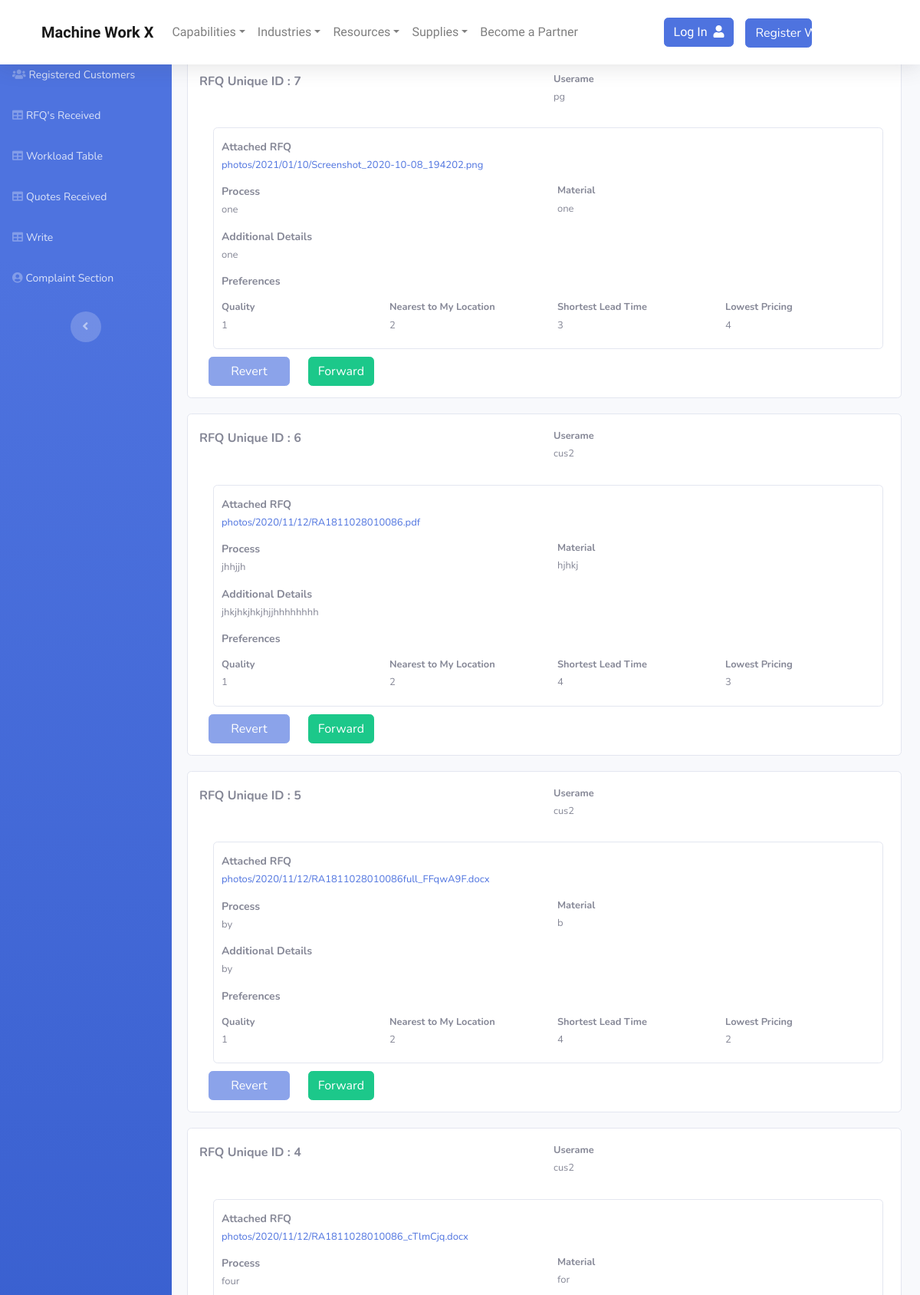
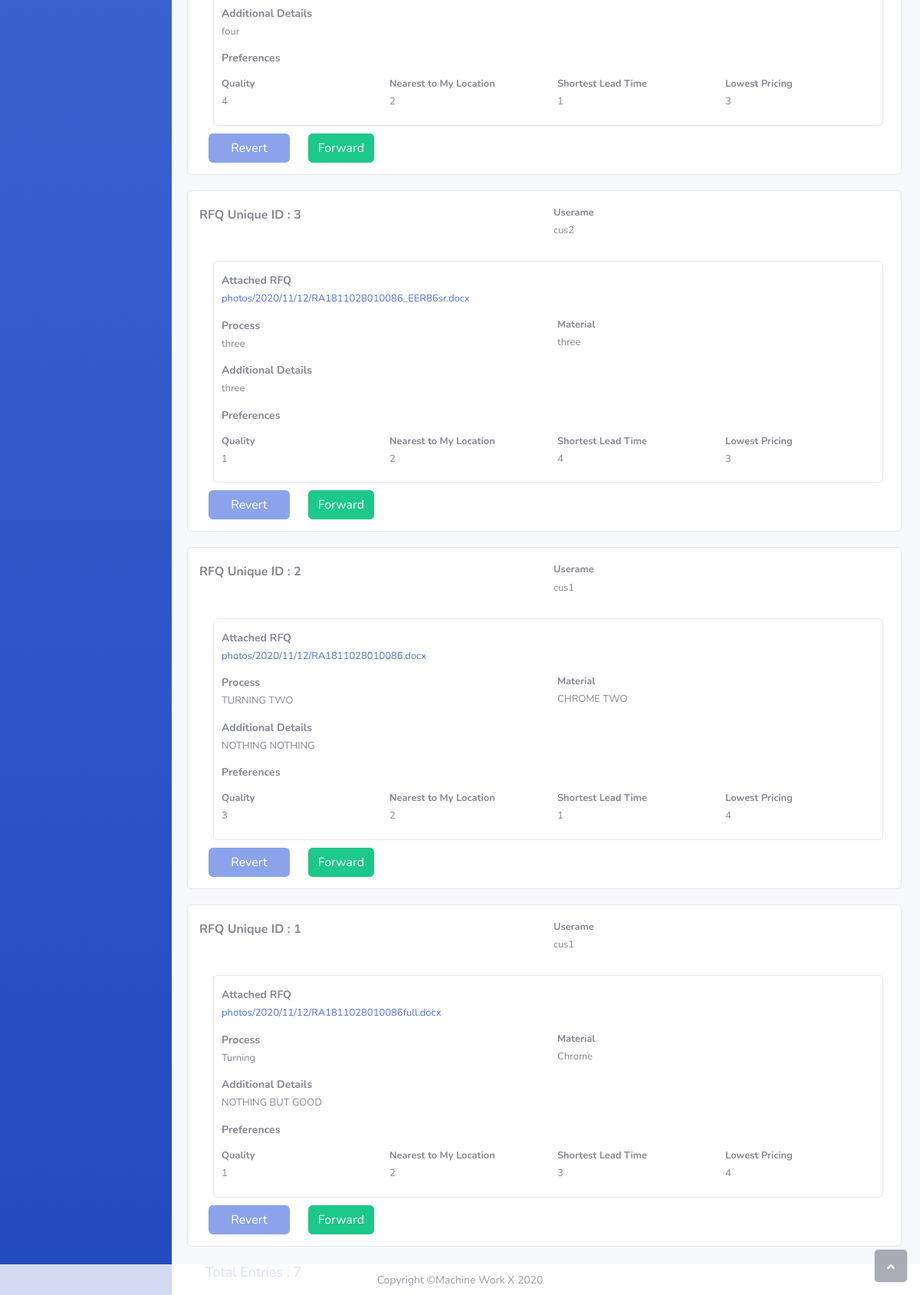
The app's page /rfq/rfqshow with its own data (2 pictures, top to bottom).
### rfq/models.py (models this page shows, shortened)
class Rfq(models.Model):
    file = models.FileField(upload_to='photos/%Y/%m/%d',null=True,blank=True)
    process = models.TextField(blank=True,null=True)
    material = models.TextField(blank=True,null=True)
    adddetails = models.TextField(blank=True,null=True)
    quality = models.IntegerField(blank=True,null=True)
    nearestloc = models.IntegerField(blank=True,null=True)
    leadtime = models.IntegerField(blank=True,null=True)
    pricing = models.IntegerField(blank=True,null=True)
    user_id = models.ForeignKey(User,on_delete=models.CASCADE,null=True)
    list_date = models.DateTimeField(default=timezone.now,blank=True)
    is_done = models.BooleanField(default=True)
    unique_id = models.IntegerField(null=True,blank=True)

### rfq/views.py (the view)
# urls.py: path('rfqshow',views.rfqshow,name='rfqshow'),
def rfqshow(request):
    rfqlist = Rfq.objects.filter(is_done=True).order_by('-list_date')
    paginator = Paginator(rfqlist,10)
    page = request.GET.get('page')
    paged_listings = paginator.get_page(page)
    list = AllManufacturer.objects.order_by('-list_date')
    if 'keywords' in request.GET:
        keywords = request.GET['keywords']
        if keywords:
            list = list.filter(company_name__icontains=keywords)
    if 'code' in request.GET:
        code = request.GET['code']
        if code:
            list = list.filter(code__iexact=code)
    if 'checkvalue' in request.GET:
        checkvalue = request.GET['checkvalue']
        if checkvalue:
            list = list.filter(checkvalue__icontains=checkvalue)
    if 'resources' in request.GET:
        resources = request.GET['resources']
        if resources:
            list = list.filter(resources__icontains=resources)
    if 'status' in request.GET:
        status = request.GET['status']
        if status:
            list = list.filter(status__icontains=status)
    count= Rfq.objects.count()
    context = {
        'rfqdetails' : paged_listings,
        'list':list,
        'count' : count,
        'resources_choices':resources_choices,
        'status_choices':status_choices,
        'checkvalue_choices':checkvalue_choices,
    }
    return render(request,'adminpages/rfqshow.html',context)

### templates/adminpages/rfqshow.html (shortened to what this page needs)
{% extends 'adminbase.html' %}
{% load static %}
{% block content %}
<div class='mt-3' id="content">
            <div class="container-fluid" style="padding-left: 20px;">
                <h3 class="text-dark mb-4"><strong>RFQ's Received</strong></h3>
                {% if rfqdetails %}
                  {% for rfqdet in rfqdetails %}
                <div class="card" style="margin: 20px;font-family: Nunito, sans-serif;margin-left: 0px;margin-right: 0px;">
                    <div class="card-body" style="padding: 15px;">
                        <div class="row">
                            <div class="col"><div class="form-text text-muted"><strong>RFQ Unique ID : {{ rfqdet.unique_id }}</strong></div>
                            </div>
                            <div class="col"><small class="form-text text-muted"><strong>Userame</strong></small><small class="form-text text-muted">{{ rfqdet.user_id }}</small></div>
                        </div>
                        <div class="row" style="margin-top: 10px;margin-bottom: 10px;">
                            <div class="col" style="padding-right: 0px;padding-left: 10px;margin-bottom: -10px;">
                                        <div class="card" style="margin: 20px;padding: 0px;margin-bottom: 10px;">
                                            <div class="card-body" style="padding: 10px;">
                                                <div class="row" style="margin-bottom: 10px;">
                                                    <div class="col"><small class="form-text text-muted" style="font-size: 14px;"><strong>Attached RFQ</strong></small><small class="form-text text-muted" style="font-size: 13px;"><a href="{{ rfqdet.file.url }}" download>{{ rfqdet.file }}</a></small></div>
                                                </div>
                                                <div class="row" style="margin-bottom: 10px;">
                                                    <div class="col"><small class="form-text text-muted" style="font-size: 14px;"><strong>Process</strong></small><small class="form-text text-muted" style="font-size: 13px;"> {{ rfqdet.process }}</small></div>
                                                    <div
                                                        class="col"><small class="form-text text-muted" style="font-size: 14;"><strong>Material</strong></small><small class="form-text text-muted" style="font-size: 13px;"> {{ rfqdet.material }}</small></div>
                                            </div>
                                            <div class="row" style="margin-bottom: 10px;">
                                                <div class="col"><small class="form-text text-muted" style="font-size: 14px;"><strong>Additional Details</strong></small><small class="form-text text-justify text-muted" style="font-size: 13px;">{{ rfqdet.adddetails }}<br></small></div>
                                            </div>
                                            <div class="row" style="margin-bottom: 10px;">
                                                <div class="col"><small class="form-text text-muted" style="font-size: 14px;"><strong>Preferences</strong><br></small></div>
                                            </div>
                                            <div class="row" style="margin-bottom: 10px;">
                                                <div class="col"><small class="form-text text-muted" style="font-size: 14;"><strong>Quality</strong></small><small class="form-text text-muted" style="font-size: 13px;">{{ rfqdet.quality}}</small></div>
                                                <div class="col"><small class="form-text text-muted" style="font-size: 14;"><strong>Nearest to My Location</strong></small><small class="form-text text-muted" style="font-size: 13px;">{{ rfqdet.nearestloc}}</small></div>
                                                <div
                                                    class="col"><small class="form-text text-muted" style="font-size: 14;"><strong>Shortest Lead Time</strong></small><small class="form-text text-muted" style="font-size: 13px;">{{ rfqdet.leadtime}}</small></div>
                                            <div
                                                class="col"><small class="form-text text-muted" style="font-size: 14;"><strong>Lowest Pricing</strong></small><small class="form-text text-muted" style="font-size: 13px;">{{ rfqdet.pricing}}</small></div>
                                    </div>
                                </div>
                            </div>
                </div>
            </div>
            <div class="row" style="width: 240px;margin-right: 0px;margin-left: 0px;">
                    <div class="col"><button class="btn btn-block btn-primary" type="button" disabled>Revert</button></div>
                    <form method="POST"  >
                      <div class="col">
                          <a class="btn btn-block btn-success" href="{% url 'sendinglistmanufacturer'  rfqdet.unique_id %}">Forward</a>
                      </div>
                    </form>
            </div>
          </div>
          </div>
          {% endfor %}
          {% else %}
          <p class="pl-4 pt-4"><strong>No RFQs recieved yet !</strong></p>
          {% endif %}
    </div>
    <div class="row ml-4">
      <div class="col-md-6 align-self-center">
          <p id="dataTable_info" class="dataTables_info text-primary ml-2" style='font-size:18px;' role="status" aria-live="polite">Total Entries : {{ count }}</p>
      </div>
    </div>
    </div>
{% endblock %}

### mysite/static/css/admin_dashboard.css (style rules this page uses)
button, input { width: 50%; }

### records on screen
Rfq: unique_id "7", user_id "pg", file "photos/2021/01/10/Screenshot_2020-10-08_194202.png", process "one", material "one", adddetails "one", quality "1", nearestloc "2", leadtime "3", pricing "4"
Rfq: unique_id "6", user_id "cus2", file "photos/2020/11/12/RA1811028010086.pdf", process "jhhjjh", material "hjhkj", adddetails "jhkjhkjhkjhjjhhhhhhhh", quality "1", nearestloc "2", leadtime "4", pricing "3"
Rfq: unique_id "5", user_id "cus2", file "photos/2020/11/12/RA1811028010086full_FFqwA9F.docx", process "by", material "b", adddetails "by", quality "1", nearestloc "2", leadtime "4", pricing "2"
Rfq: unique_id "4", user_id "cus2", file "photos/2020/11/12/RA1811028010086_cTlmCjq.docx", process "four", material "for", adddetails "four", quality "4", nearestloc "2", leadtime "1", pricing "3"
Rfq: unique_id "3", user_id "cus2", file "photos/2020/11/12/RA1811028010086_EER86sr.docx", process "three", material "three", adddetails "three", quality "1", nearestloc "2", leadtime "4", pricing "3"
Rfq: unique_id "2", user_id "cus1", file "photos/2020/11/12/RA1811028010086.docx", process "TURNING TWO", material "CHROME TWO", adddetails "NOTHING NOTHING", quality "3", nearestloc "2", leadtime "1", pricing "4"
Rfq: unique_id "1", user_id "cus1", file "photos/2020/11/12/RA1811028010086full.docx", process "Turning", material "Chrome", adddetails "NOTHING BUT GOOD", quality "1", nearestloc "2", leadtime "3", pricing "4"
